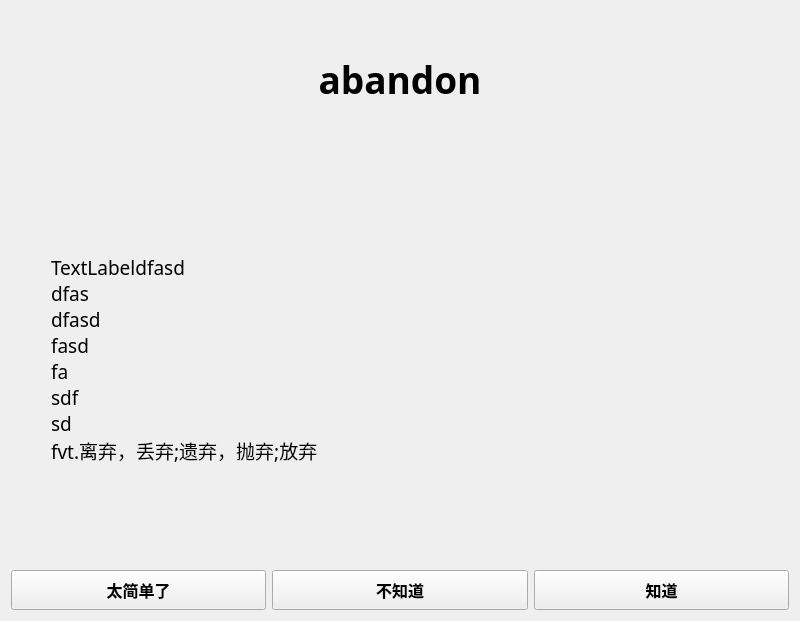
<?xml version="1.0" encoding="UTF-8"?>
<ui version="4.0">
 <class>Recite</class>
 <widget class="QWidget" name="Recite">
  <property name="geometry">
   <rect>
    <x>0</x>
    <y>0</y>
    <width>800</width>
    <height>621</height>
   </rect>
  </property>
  <property name="minimumSize">
   <size>
    <width>0</width>
    <height>0</height>
   </size>
  </property>
  <property name="maximumSize">
   <size>
    <width>16777215</width>
    <height>16777215</height>
   </size>
  </property>
  <property name="windowTitle">
   <string>Form</string>
  </property>
  <layout class="QGridLayout" name="gridLayout">
   <item row="0" column="0">
    <layout class="QVBoxLayout" name="verticalLayout" stretch="2,6,2">
     <item>
      <widget class="QLabel" name="label">
       <property name="font">
        <font>
         <family>Century Gothic</family>
         <pointsize>28</pointsize>
         <weight>75</weight>
         <bold>true</bold>
        </font>
       </property>
       <property name="text">
        <string>abandon</string>
       </property>
       <property name="alignment">
        <set>Qt::AlignCenter</set>
       </property>
      </widget>
     </item>
     <item>
      <layout class="QVBoxLayout" name="verticalLayout_2">
       <property name="leftMargin">
        <number>40</number>
       </property>
       <property name="topMargin">
        <number>20</number>
       </property>
       <property name="rightMargin">
        <number>40</number>
       </property>
       <property name="bottomMargin">
        <number>20</number>
       </property>
       <item>
        <widget class="QLabel" name="label_2">
         <property name="font">
          <font>
           <family>微软雅黑</family>
           <pointsize>14</pointsize>
          </font>
         </property>
         <property name="text">
          <string>TextLabeldfasd
dfas
dfasd
fasd
fa
sdf
sd
fvt.离弃，丢弃;遗弃，抛弃;放弃</string>
         </property>
        </widget>
       </item>
      </layout>
     </item>
     <item>
      <layout class="QHBoxLayout" name="horizontalLayout">
       <item>
        <widget class="QPushButton" name="pbEz">
         <property name="minimumSize">
          <size>
           <width>0</width>
           <height>40</height>
          </size>
         </property>
         <property name="font">
          <font>
           <family>微软雅黑</family>
           <pointsize>12</pointsize>
           <weight>75</weight>
           <bold>true</bold>
          </font>
         </property>
         <property name="text">
          <string>太简单了</string>
         </property>
        </widget>
       </item>
       <item>
        <widget class="QPushButton" name="pbForget">
         <property name="minimumSize">
          <size>
           <width>0</width>
           <height>40</height>
          </size>
         </property>
         <property name="font">
          <font>
           <family>微软雅黑</family>
           <pointsize>12</pointsize>
           <weight>75</weight>
           <bold>true</bold>
          </font>
         </property>
         <property name="text">
          <string>不知道</string>
         </property>
        </widget>
       </item>
       <item>
        <widget class="QPushButton" name="pbKnow">
         <property name="minimumSize">
          <size>
           <width>0</width>
           <height>40</height>
          </size>
         </property>
         <property name="font">
          <font>
           <pointsize>12</pointsize>
           <weight>75</weight>
           <bold>true</bold>
          </font>
         </property>
         <property name="text">
          <string>知道</string>
         </property>
        </widget>
       </item>
      </layout>
     </item>
    </layout>
   </item>
  </layout>
 </widget>
 <resources/>
 <connections/>
</ui>
